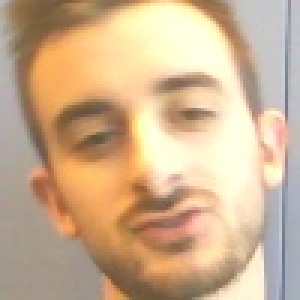
//> input picture reseau/image/57024.jpg, 100 x 100 px, given in place of the camera (shown 3 times larger)
$ ./take_picture   (built with g++ and OpenCV 4)
//> lines starting //> are read from the running program, lines starting //| are printed output that depends on the picture; after the words box and inside, x2 and y2 are one past the last pixel; in counts of white or black regions, pixels touching at a corner belong together
#include "opencv/highgui.h"
#include "opencv/cv.h"
#include <iostream>
#include <stdio.h>
#include <stdlib.h>
#include <string>
#include <sys/types.h>
#include <sys/stat.h>
#include <unistd.h>

using namespace std;
using namespace cv;

#define IMAGE_SIZE 100

struct stat st = {0};

int nb_images = 0;

Mat detect_faces(Mat frame_origin, CascadeClassifier face_cascade, CascadeClassifier eyes_cascade);


int main(int argc, char const *argv[]) {

  printf("------------ Face Key -----------\n");
  printf("|\tPress ESCAP to finish\t|\n");
  printf("---------------------------------\n");

  VideoCapture capture;
  Mat frame;

  //Create and load the face and eyes classifier
  CascadeClassifier face_cascade;
  CascadeClassifier eyes_cascade;

  if(!face_cascade.load("./file/haarcascade_frontalface_alt.xml")){
    printf("\tError loading face cascade !\n");
    return -1;
  };
  if(!eyes_cascade.load("./file/haarcascade_eye_tree_eyeglasses.xml")){
    printf("\tError loading eyes cascade !\n");
    return -1;
  };

  //Open the video stream
  capture.open(-1);
  if (!capture.isOpened()){
    printf("\tError opening video capture !\n");
    return -1;
  }

  //Create and setup the windows
  namedWindow("Faces detection", WINDOW_NORMAL);
  moveWindow("Faces detection", 710, 0);
  resizeWindow("Faces detection", 640, 480);

  //Begin the image processing of the video stream
  while (capture.read(frame)){
//> frame is the input picture: 100 rows x 100 cols, CV_8UC3; mean B, G, R 143.2, 175.7, 204.9
    if(frame.empty()){
      printf("\tError while reading the video stream !");
      break;
    }

    //Detect the faces and the eyes using the 2 classifier
    Mat face_detected = detect_faces(frame, face_cascade, eyes_cascade);

    imshow("Faces detection", face_detected);

    int c = waitKey(10);
    if((char)c == 27)  //escape
      break;
  }

  destroyAllWindows();

  return nb_images;
}

/*
This fonction detect faces and eyes on frame_origin using face and eyes classifier
It return a image with the faces and eyes surrounded
*/
Mat detect_faces(Mat frame_origin, CascadeClassifier face_cascade, CascadeClassifier eyes_cascade){

  Mat frame ;
  frame_origin.copyTo(frame);

  std::vector<Rect> faces;
  Mat frame_gray;

  cvtColor(frame_origin, frame_gray, COLOR_BGR2GRAY);
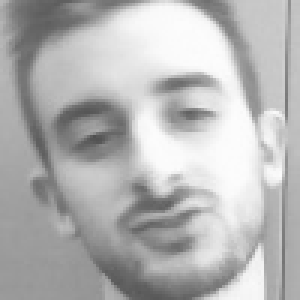
//> frame_gray: 100 rows x 100 cols, CV_8UC1 (shown 3 times larger); min 80, max 253, mean 180.7
  equalizeHist(frame_gray, frame_gray);
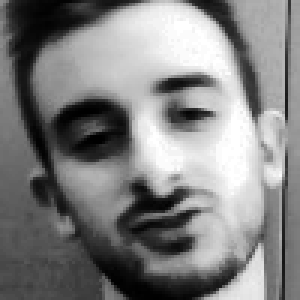
//> frame_gray: 100 rows x 100 cols, CV_8UC1 (shown 3 times larger); min 0, max 255, mean 128.6

  //Face detection
  face_cascade.detectMultiScale(frame_gray, faces, 1.1, 2, 0|CASCADE_SCALE_IMAGE, Size(30, 30));
//> faces = 1 Rect (x, y, width, height): [6, 5, 89, 89]

  int i, j;
  for(i = 0; i < faces.size(); i++){

    Point face_center(faces[i].x + faces[i].width/2, faces[i].y + faces[i].height/2);

    //Save the image of the face in the folder in parameter
    Mat face_saved, face_saved_resized;
    frame_origin(faces[i]).copyTo(face_saved);
    resize(face_saved, face_saved_resized, cvSize(IMAGE_SIZE, IMAGE_SIZE));
    String file_name = "./client_x/image/";
    stringstream ss;
    ss << ++nb_images;
    file_name += ss.str();
    file_name += ".jpg";
    imwrite(file_name, face_saved_resized);


    ellipse(frame, face_center, Size(faces[i].width/2, faces[i].height/2), 0, 0, 360, Scalar(255, 0, 255), 4, 8, 0);

    //Eyes detection
    Mat faceROI = frame_gray(faces[i]);
    std::vector<Rect> eyes;
    eyes_cascade.detectMultiScale(faceROI, eyes, 1.1, 2, 0 |CASCADE_SCALE_IMAGE, Size(30, 30));

    for(j = 0; j < eyes.size(); j++){
      Point eye_center(faces[i].x + eyes[j].x + eyes[j].width/2, faces[i].y + eyes[j].y + eyes[j].height/2);
      int radius = cvRound((eyes[j].width + eyes[j].height)*0.25);
      circle(frame, eye_center, radius, Scalar(255, 0, 0), 4, 8, 0);
    }
  }
//> this loop made 1 pass
//> face_center on pass 1: Point(50, 49)
//> pass 1, in detect_faces, `frame_origin(faces[i]).copyTo(face_saved);`:
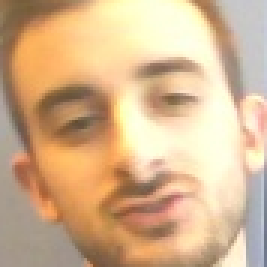
//> face_saved: 89 rows x 89 cols, CV_8UC3 (shown 3 times larger); mean B, G, R 142, 179.3, 212.7
//> pass 1, in detect_faces, `Mat faceROI = frame_gray(faces[i]);`:
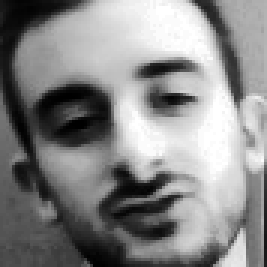
//> faceROI: 89 rows x 89 cols, CV_8UC1 (shown 3 times larger); min 0, max 255, mean 135.8
//> after the loop:
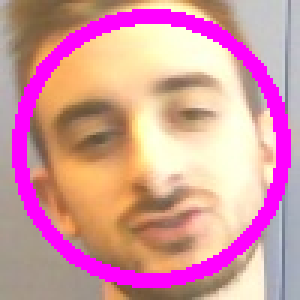
//> frame: 100 rows x 100 cols, CV_8UC3 (shown 3 times larger); 13.84% of pixels changed, all inside (x1, y1, x2, y2) = (4, 3, 97, 96)
//> after the loop, nb_images = 1
//> the Esc key is pressed

  return frame;
}

$ run again, on reseau/image/57027.jpg
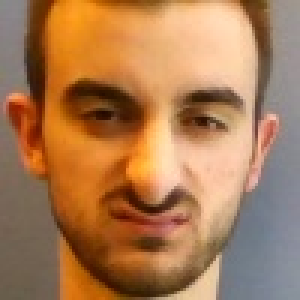
//> input picture reseau/image/57027.jpg, 100 x 100 px, given in place of the camera (shown 3 times larger)
//> frame is the input picture: 100 rows x 100 cols, CV_8UC3; mean B, G, R 83.4, 123.2, 171
//> in detect_faces, `equalizeHist(frame_gray, frame_gray);`:
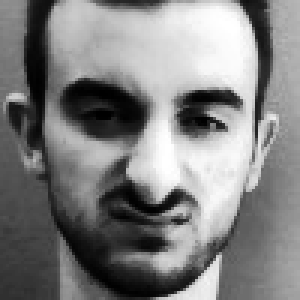
//> frame_gray: 100 rows x 100 cols, CV_8UC1 (shown 3 times larger); min 0, max 255, mean 128.4
//> faces = 1 Rect (x, y, width, height): [9, 8, 83, 83]
//> the loop in detect_faces, `for(i = 0; i < faces.size(); i++)` made 1 pass
//> face_center on pass 1: Point(50, 49)
//> after the loop in detect_faces, `for(i = 0; i < faces.size(); i++)`:
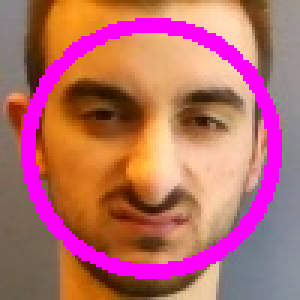
//> frame: 100 rows x 100 cols, CV_8UC3 (shown 3 times larger); 12.96% of pixels changed, all inside (x1, y1, x2, y2) = (7, 6, 94, 93)
//> after the loop in detect_faces, `for(i = 0; i < faces.size(); i++)`: nb_images = 1
